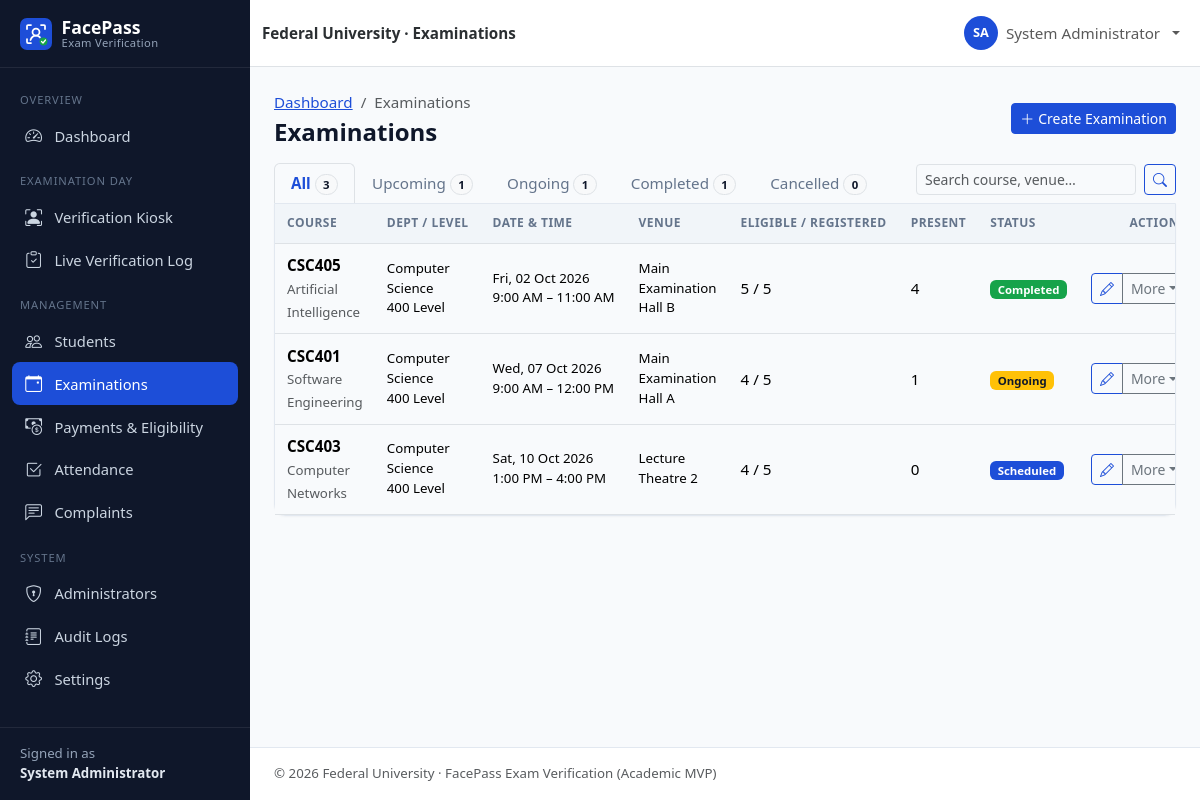
The page /admin/examinations.php (signed in) on the database its author committed.
### tables this page shows
CREATE TABLE users (
    id               INT UNSIGNED NOT NULL AUTO_INCREMENT,
    student_id       VARCHAR(30)  NULL,                 
    first_name       VARCHAR(60)  NOT NULL,
    last_name        VARCHAR(60)  NOT NULL,
    email            VARCHAR(120) NOT NULL,
    phone            VARCHAR(20)  NULL,
    password         VARCHAR(255) NOT NULL,             
    role             ENUM('admin','student') NOT NULL DEFAULT 'student',
    department       VARCHAR(100) NULL,
    level            VARCHAR(10)  NULL,                 
    faculty          VARCHAR(100) NULL,
    face_registered  TINYINT(1)   NOT NULL DEFAULT 0,
    account_status   ENUM('active','inactive','suspended') NOT NULL DEFAULT 'active',
    created_at       TIMESTAMP    NOT NULL DEFAULT CURRENT_TIMESTAMP,
    updated_at       TIMESTAMP    NOT NULL DEFAULT CURRENT_TIMESTAMP ON UPDATE CURRENT_TIMESTAMP,
    PRIMARY KEY (id),
    UNIQUE KEY uq_users_student_id (student_id),
    UNIQUE KEY uq_users_email (email),
    KEY idx_users_role (role),
    KEY idx_users_dept_level (department, level),
    KEY idx_users_status (account_status)
);

CREATE TABLE examinations (
    id            INT UNSIGNED NOT NULL AUTO_INCREMENT,
    course_code   VARCHAR(20)  NOT NULL,
    course_title  VARCHAR(150) NOT NULL,
    department    VARCHAR(100) NOT NULL,
    level         VARCHAR(10)  NOT NULL,
    exam_date     DATE         NOT NULL,
    start_time    TIME         NOT NULL,
    end_time      TIME         NOT NULL,
    venue         VARCHAR(120) NOT NULL,
    status        ENUM('scheduled','ongoing','completed','cancelled') NOT NULL DEFAULT 'scheduled',
    created_at    TIMESTAMP    NOT NULL DEFAULT CURRENT_TIMESTAMP,
    updated_at    TIMESTAMP    NOT NULL DEFAULT CURRENT_TIMESTAMP ON UPDATE CURRENT_TIMESTAMP,
    PRIMARY KEY (id),
    KEY idx_exams_date (exam_date),
    KEY idx_exams_status (status),
    KEY idx_exams_dept_level (department, level)
);

### config/database.php (called while the page is built, shortened)
<?php
function db(): PDO
{
    static $pdo = null;
    if ($pdo === null) {
        $dsn = sprintf(
            'mysql:host=%s;port=%s;dbname=%s;charset=utf8mb4',
            DB_HOST,
            DB_PORT,
            DB_NAME
        );
        $pdo = new PDO($dsn, DB_USER, DB_PASS, [
            PDO::ATTR_ERRMODE            => PDO::ERRMODE_EXCEPTION,
            PDO::ATTR_DEFAULT_FETCH_MODE => PDO::FETCH_ASSOC,
            PDO::ATTR_EMULATE_PREPARES   => false,
        ]);
        $offset = (new DateTime('now', new DateTimeZone(APP_TIMEZONE)))->format('P');
        $stmt = $pdo->prepare('SET time_zone = ?');
        $stmt->execute([$offset]);
    }
    return $pdo;
}

### includes/auth.php (called while the page is built, shortened)
<?php
function current_user(): ?array
{
    static $user = false;
    if ($user !== false) {
        return $user;
    }
    $user = null;
    if (!empty($_SESSION['user_id'])) {
        $stmt = db()->prepare('SELECT * FROM users WHERE id = ?');
        $stmt->execute([(int) $_SESSION['user_id']]);
        $row = $stmt->fetch();
        if ($row && $row['account_status'] === 'active' && $row['role'] === ($_SESSION['role'] ?? '')) {
            $user = $row;
        } else {
            logout_user();
        }
    }
    return $user;
}
function requireLogin(): array
{
    $user = current_user();
    return $user;
}
function requireAdmin(): array
{
    $user = requireLogin();
    return $user;
}

### admin/examinations.php (the view, shortened to what this page needs)
<?php
require_once __DIR__ . '/../includes/bootstrap.php';
requireAdmin();
$pdo = db();
$views = [
    'all' => ['All', '1=1'],
    'upcoming' => ['Upcoming', "e.status = 'scheduled' AND e.exam_date >= CURDATE()"],
    'ongoing' => ['Ongoing', "e.status = 'ongoing'"],
    'completed' => ['Completed', "e.status = 'completed'"],
    'cancelled' => ['Cancelled', "e.status = 'cancelled'"],
];
$view = array_key_exists(get_str('view', 20), $views) ? get_str('view', 20) : 'all';
$q = get_str('q');
$counts = [];
foreach ($views as $key => [, $cond]) {
    $counts[$key] = (int) $pdo->query("SELECT COUNT(*) FROM examinations e WHERE $cond")->fetchColumn();
}
$where = [$views[$view][1]];
$params = [];
$whereSql = implode(' AND ', $where);
$stmt = $pdo->prepare("SELECT COUNT(*) FROM examinations e WHERE $whereSql");
$stmt->execute($params);
[$page, $perPage, $offset, $pages] = paginate((int) $stmt->fetchColumn(), 15);
$stmt = $pdo->prepare(
    "SELECT e.*,
        (SELECT COUNT(*) FROM exam_eligibility el WHERE el.exam_id = e.id) AS registered,
        (SELECT COUNT(*) FROM exam_eligibility el WHERE el.exam_id = e.id AND el.school_fees_paid = 1 AND el.eligible = 1) AS eligible,
        (SELECT COUNT(*) FROM attendance a WHERE a.exam_id = e.id AND a.status = 'present') AS present
     FROM examinations e WHERE $whereSql
     ORDER BY e.exam_date " . ($view === 'completed' ? 'DESC' : 'ASC') . ", e.start_time
     LIMIT $perPage OFFSET $offset"
);
$stmt->execute($params);
$exams = $stmt->fetchAll();
$pageTitle = 'Examinations';
$breadcrumbs = ['Dashboard' => 'admin/dashboard.php', 'Examinations' => null];
$headerActions = '<a href="' . e(url('admin/examination-create.php')) . '" class="btn btn-primary btn-sm"><i class="bi bi-plus-lg me-1"></i>Create Examination</a>';
require __DIR__ . '/../includes/header.php';
?>
<div class="d-flex flex-wrap justify-content-between align-items-end gap-2 mb-0">
    <ul class="nav nav-tabs nav-tabs-status border-bottom-0">
        <?php foreach ($views as $key => [$label]): ?>
            <li class="nav-item">
                <a class="nav-link<?= $view === $key ? ' active' : '' ?>" href="?view=<?= e($key) ?>"><?= e($label) ?>
                    <span class="badge rounded-pill bg-light text-dark border"><?= $counts[$key] ?></span></a>
            </li>
        <?php endforeach; ?>
    </ul>
    <form class="d-flex gap-2 mb-2" method="get">
        <input type="search" class="form-control form-control-sm" name="q" value="<?= e($q) ?>" placeholder="Search course, venue…">
        <button class="btn btn-sm btn-outline-primary"><i class="bi bi-search"></i></button>
    </form>
</div>
<div class="card rounded-top-0">
    <div class="table-responsive">
        <table class="table table-hover align-middle table-card">
            <thead><tr><th>Course</th><th>Dept / Level</th><th>Date &amp; Time</th><th>Venue</th><th>Eligible / Registered</th><th>Present</th><th>Status</th><th class="text-end">Actions</th></tr></thead>
            <tbody>
            <?php foreach ($exams as $ex): ?>
                <tr>
                    <td><strong><?= e($ex['course_code']) ?></strong>
                        <br><span class="small text-muted"><?= e($ex['course_title']) ?></span></td>
                    <td class="small"><?= e($ex['department']) ?><br><?= e($ex['level']) ?> Level</td>
                    <td class="small text-nowrap"><?= e(fmt_date($ex['exam_date'])) ?><br><?= e(fmt_time($ex['start_time'])) ?> – <?= e(fmt_time($ex['end_time'])) ?></td>
                    <td class="small"><?= e($ex['venue']) ?></td>
                    <td><?= (int) $ex['eligible'] ?> / <?= (int) $ex['registered'] ?></td>
                    <td><?= (int) $ex['present'] ?></td>
                    <td><?= status_badge($ex['status']) ?></td>
                    <td class="text-end text-nowrap">
                        <div class="btn-group">
                            <a class="btn btn-sm btn-outline-primary" href="<?= e(url('admin/examination-create.php?id=' . $ex['id'])) ?>" title="Edit"><i class="bi bi-pencil"></i></a>
                            <button type="button" class="btn btn-sm btn-outline-secondary dropdown-toggle" data-bs-toggle="dropdown" aria-expanded="false">More</button>
                        </div>
                    </td>
                </tr>
            <?php endforeach; ?>
            </tbody>
        </table>
    </div>
</div>
<?php require __DIR__ . '/../includes/footer.php'; ?>

### includes/header.php (shortened to what this page needs)
<?php
$pageTitle = $pageTitle ?? APP_NAME;
$layout = $layout ?? 'app';
$breadcrumbs = $breadcrumbs ?? [];
$bodyClass = $bodyClass ?? '';
$user = current_user();
$role = $user['role'] ?? null;
?>
<!doctype html>
<html lang="en">
<head>
    <link rel="stylesheet" href="<?= e(url('assets/vendor/bootstrap/bootstrap.min.css')) ?>">
    <link rel="stylesheet" href="<?= e(url('assets/vendor/bootstrap-icons/bootstrap-icons.min.css')) ?>">
    <link rel="stylesheet" href="<?= e(url('assets/css/style.css')) ?>">
    <?php if ($role === 'admin'): ?>
        <link rel="stylesheet" href="<?= e(url('assets/css/admin.css')) ?>">
    <?php elseif ($role === 'student'): ?>
        <link rel="stylesheet" href="<?= e(url('assets/css/student.css')) ?>">
    <?php endif; ?>
</head>
<body class="<?= e(trim("layout-$layout $bodyClass")) ?>">
<?php if ($layout === 'app' && $user): ?>
<div class="app-shell">
    <?php require __DIR__ . '/sidebar.php'; ?>
    <div class="app-main">
        <nav class="navbar navbar-expand bg-white border-bottom app-topbar sticky-top">
            <div class="container-fluid">
                <span class="navbar-text fw-semibold text-secondary-emphasis d-none d-sm-inline">
                    <?= e(INSTITUTION_NAME) ?> · Examinations
                </span>
                <ul class="navbar-nav ms-auto align-items-center">
                    <li class="nav-item dropdown">
                        <a class="nav-link dropdown-toggle d-flex align-items-center gap-2" href="#" role="button"
                           data-bs-toggle="dropdown" aria-expanded="false">
                            <span class="avatar-circle"><?= e(strtoupper(substr($user['first_name'], 0, 1) . substr($user['last_name'], 0, 1))) ?></span>
                            <span class="d-none d-md-inline"><?= e(full_name($user)) ?></span>
                        </a>
                    </li>
                </ul>
            </div>
        </nav>
        <main class="app-content container-fluid">
            <div class="d-flex flex-wrap justify-content-between align-items-center mb-3 gap-2">
                <div>
                    <?php if ($breadcrumbs): ?>
                        <nav aria-label="breadcrumb">
                            <ol class="breadcrumb small mb-1">
                                <?php foreach ($breadcrumbs as $label => $link): ?>
                                    <?php if ($link): ?>
                                        <li class="breadcrumb-item"><a href="<?= e(url($link)) ?>"><?= e($label) ?></a></li>
                                    <?php else: ?>
                                        <li class="breadcrumb-item active" aria-current="page"><?= e($label) ?></li>
                                    <?php endif; ?>
                                <?php endforeach; ?>
                            </ol>
                        </nav>
                    <?php endif; ?>
                    <h1 class="h4 mb-0 page-title"><?= e($pageTitle) ?></h1>
                </div>
                <?php if (!empty($headerActions)): ?>
                    <div class="d-flex gap-2"><?= $headerActions  ?></div>
                <?php endif; ?>
            </div>
<?php else: ?>
<main class="plain-content">
<?php endif; ?>

### includes/sidebar.php (shortened to what this page needs)
<?php
$current = str_replace('\\', '/', $_SERVER['SCRIPT_NAME'] ?? '');
if (($user['role'] ?? '') === 'admin') {
    $menu = [
        'Overview' => [
            ['admin/dashboard.php', 'bi-speedometer2', 'Dashboard'],
        ],
        'Examination Day' => [
            ['verification/index.php', 'bi-person-bounding-box', 'Verification Kiosk'],
            ['verification/result.php', 'bi-clipboard-check', 'Live Verification Log'],
        ],
        'Management' => [
            ['admin/students.php', 'bi-people', 'Students'],
            ['admin/examinations.php', 'bi-calendar-event', 'Examinations'],
            ['admin/payments.php', 'bi-cash-coin', 'Payments & Eligibility'],
            ['admin/attendance.php', 'bi-check2-square', 'Attendance'],
            ['admin/complaints.php', 'bi-chat-left-text', 'Complaints'],
        ],
        'System' => [
            ['admin/users.php', 'bi-shield-lock', 'Administrators'],
            ['admin/audit-logs.php', 'bi-journal-text', 'Audit Logs'],
            ['admin/settings.php', 'bi-gear', 'Settings'],
        ],
    ];
    $aliases = [
        'admin/student-view.php' => 'admin/students.php',
        'admin/enroll-face.php' => 'admin/students.php',
        'auth/register.php' => 'admin/students.php',
        'admin/examination-create.php' => 'admin/examinations.php',
    ];
}
$isActive = function (string $path) use ($current, $aliases): bool {
    foreach ($aliases as $child => $parent) {
        if ($parent === $path && str_ends_with($current, '/' . $child)) {
            return true;
        }
    }
    return str_ends_with($current, '/' . $path);
};
?>
<aside class="offcanvas-lg offcanvas-start app-sidebar" tabindex="-1" id="appSidebar" aria-labelledby="appSidebarLabel">
    <div class="offcanvas-body flex-column p-0">
        <div class="sidebar-desktop-brand d-none d-lg-block">
            <a class="sidebar-brand" href="<?= e(url('index.php')) ?>">
                <img src="<?= e(url('assets/images/logo.svg')) ?>" alt="" width="32" height="32">
                <span>FacePass<small>Exam Verification</small></span>
            </a>
        </div>
        <nav class="sidebar-nav">
            <?php foreach ($menu as $section => $items): ?>
                <div class="sidebar-section"><?= e($section) ?></div>
                <?php foreach ($items as [$path, $icon, $label]): ?>
                    <a class="sidebar-link<?= $isActive($path) ? ' active' : '' ?>" href="<?= e(url($path)) ?>">
                        <i class="bi <?= e($icon) ?>"></i><span><?= e($label) ?></span>
                    </a>
                <?php endforeach; ?>
            <?php endforeach; ?>
        </nav>
        <div class="sidebar-footer small">
            Signed in as<br><strong><?= e(full_name($user)) ?></strong>
        </div>
    </div>
</aside>

### includes/functions.php (shortened to what this page needs)
<?php
function e($value): string
{
    return htmlspecialchars((string) ($value ?? ''), ENT_QUOTES | ENT_SUBSTITUTE, 'UTF-8');
}
function base_url(): string
{
    static $base = null;
    if ($base !== null) {
        return $base;
    }
    $docRoot = realpath($_SERVER['DOCUMENT_ROOT'] ?? '') ?: '';
    $root = realpath(ROOT_PATH) ?: ROOT_PATH;
    $docRoot = str_replace('\\', '/', $docRoot);
    $root = str_replace('\\', '/', $root);
    $relative = '';
    if ($docRoot !== '' && stripos($root, $docRoot) === 0) {
        $relative = trim(substr($root, strlen($docRoot)), '/');
    }
    $base = $relative === '' ? '' : '/' . $relative;
    return $base;
}
function url(string $path = ''): string
{
    return base_url() . '/' . ltrim($path, '/');
}
function get_str(string $key, int $maxLen = 100): string
{
    $value = $_GET[$key] ?? '';
    return is_string($value) ? mb_substr(trim($value), 0, $maxLen) : '';
}
function get_int(string $key, int $default = 0): int
{
    $value = filter_var($_GET[$key] ?? null, FILTER_VALIDATE_INT);
    return $value === false || $value === null ? $default : $value;
}
function full_name(array $row): string
{
    return trim(($row['first_name'] ?? '') . ' ' . ($row['last_name'] ?? ''));
}
function fmt_date(?string $date): string
{
    return $date ? date('D, d M Y', strtotime($date)) : '—';
}
function fmt_time(?string $time): string
{
    return $time ? date('g:i A', strtotime($time)) : '—';
}
function status_badge(?string $status): string
{
    $map = [
        'scheduled' => 'primary', 'ongoing' => 'warning text-dark', 'completed' => 'success',
        'cancelled' => 'secondary', 'present' => 'success', 'absent' => 'danger',
        'rejected' => 'danger', 'pending' => 'warning text-dark', 'reviewed' => 'info text-dark',
        'resolved' => 'success', 'active' => 'success', 'inactive' => 'secondary',
        'suspended' => 'danger', 'facial_recognition' => 'primary', 'manual' => 'dark',
    ];
    $status = (string) $status;
    $class = $map[$status] ?? 'secondary';
    $label = ucwords(str_replace('_', ' ', $status));
    return '<span class="badge bg-' . $class . '">' . e($label) . '</span>';
}
function paginate(int $total, int $perPage = 15): array
{
    $pages = max(1, (int) ceil($total / $perPage));
    $page = min(max(1, get_int('page', 1)), $pages);
    return [$page, $perPage, ($page - 1) * $perPage, $pages];
}

### rows shown on the page
users: full_name($user) "System Administrator", first_name+last_name "SA", id "1", face_registered "0"
examinations: course_code "CSC405", course_title "Artificial Intelligence", department "Computer Science", level "400", exam_date "Fri, 02 Oct 2026", start_time "9:00 AM", end_time "11:00 AM", venue "Main Examination Hall B", eligible "5", registered "5", present "4", status "Completed"
examinations: course_code "CSC401", course_title "Software Engineering", department "Computer Science", level "400", exam_date "Wed, 07 Oct 2026", start_time "9:00 AM", end_time "12:00 PM", venue "Main Examination Hall A", eligible "4", registered "5", present "1", status "Ongoing"
examinations: course_code "CSC403", course_title "Computer Networks", department "Computer Science", level "400", exam_date "Sat, 10 Oct 2026", start_time "1:00 PM", end_time "4:00 PM", venue "Lecture Theatre 2", eligible "4", registered "5", present "0", status "Scheduled"

### other values the page prints
$section "OVERVIEW"
$label "Dashboard"
$section "EXAMINATION DAY"
$label "Verification Kiosk"
$label "Live Verification Log"
$section "MANAGEMENT"
$label "Students"
$label "Examinations"
$label "Payments & Eligibility"
$label "Attendance"
$label "Complaints"
$section "SYSTEM"
$label "Administrators"
$label "Audit Logs"
$label "Settings"
